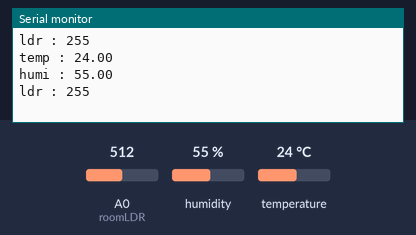
Bench run of a sketch on a simulated Arduino Uno, built with avr-gcc and run on an emulated ATmega328P. Shown: the last lines printed to the serial monitor. Inputs (shaded band) come from the test bench; at power-on: humidity 55 %, A0 (roomLDR) = 512, temperature 24 °C.

Above: at 1.2 s.
1.3 s: humidity set to 22 %
At 1.6 s:
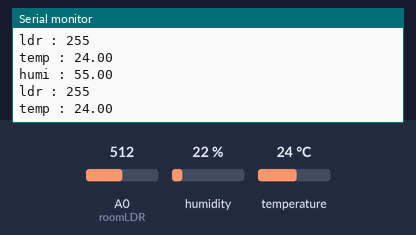
2.8 s: A0 (roomLDR) set to 306
At 2.96 s:
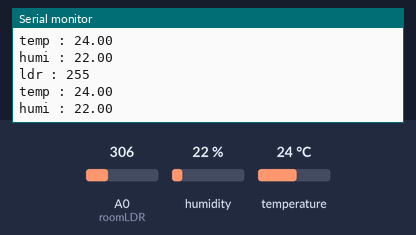
4.3 s: temperature set to 12 °C
At 4.33 s:
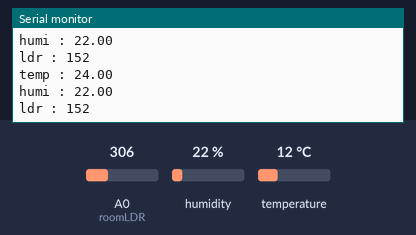
5.8 s: A0 (roomLDR) set to 245
At 6.37 s:
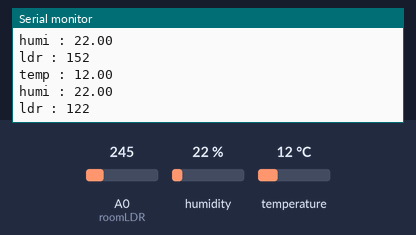
7.3 s: humidity set to 40 %
At 8.42 s:
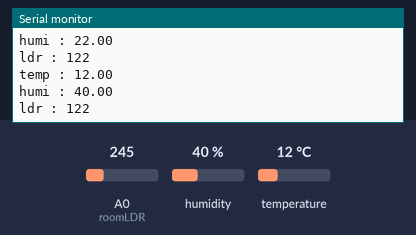
Timing chart, 0 to 9.8 s (numbered marks = the images above; inputs shaded):
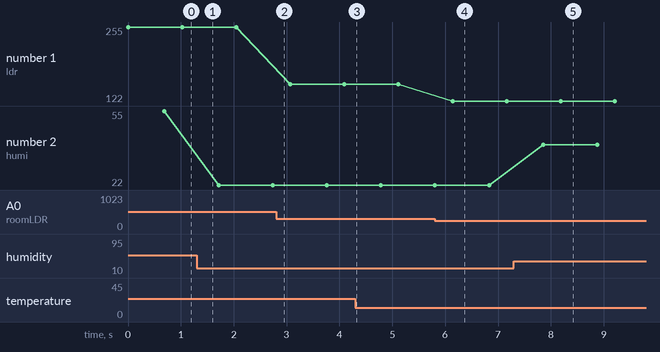

The sketch:

Arduino.ino
```cpp
#include <dht11.h>

int roomLDR = 0;
int initLDRValue = 0;

dht11 dht;

void setup() {
  initLDR();

  Serial.begin(9600);
}

void initLDR() {
  // 처음 실행될 때 주변의 빛 값을 먼저 read하여 밝기 기준 값을 설정하고,
  // 이후 loop에서는 해당 값을 최대 값으로 기준으로 잡아 mapping 해준다.
  initLDRValue = analogRead(roomLDR);
}

void loop() {
  writeLDR();
  writeTempHumi();
}

void writeLDR() {
  int ldrValue = map(analogRead(roomLDR), 0, initLDRValue, 0, 1023) / 4;
  ldrValue = ldrValue < 0
    ? 0
    : ldrValue > 255
      ? 255
      : ldrValue;

  Serial.println("ldr : " + String(ldrValue));

  delay(333);
}

void writeTempHumi() {
  dht.read(A1);

  Serial.println("temp : " + String((float)dht.temperature));
  delay(333);

  Serial.println("humi : " + String((float)dht.humidity));
  delay(333);
}
```

Measured:
- after the input at 5.8 s, the serial monitor: prints a new line after 0.34 s (image 4)
- after the input at 7.3 s, the serial monitor: prints a new line after 0.55 s (image 5)
- plotted number 1: 255 → 152 after the input at 2.8 s, 152 → 122 after the input at 5.8 s
- plotted number 2: 55 → 22 after the input at 1.3 s, 22 → 40 after the input at 7.3 s
